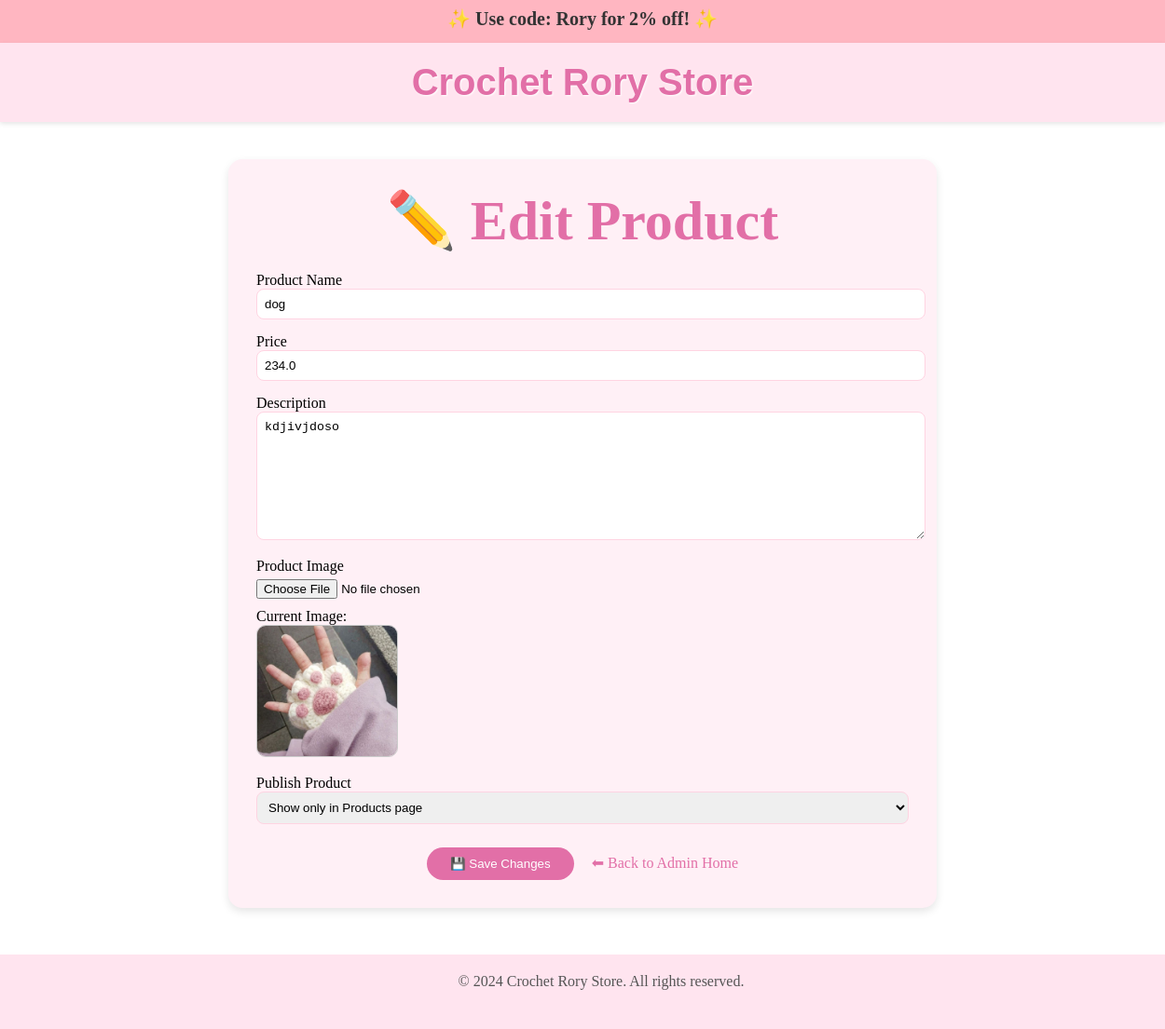
The page /admin/product/3 on the database its author committed.
### models.py (models this page shows, shortened)
class Product(db.Model):
    id = db.Column(db.Integer, primary_key=True)
    name = db.Column(db.String(100), nullable=False)
    price = db.Column(db.Float, nullable=False)
    description = db.Column(db.Text, nullable=False)
    image = db.Column(db.String(200))
    publish_location = db.Column(db.String(20), default="products_only")

### routes.py (the view, shortened to what this page needs)
@app.route('/admin/product', methods=['GET', 'POST'])
@app.route('/admin/product/<int:product_id>', methods=['GET', 'POST'])
def add_or_edit_product(product_id=None):
    edit_mode = product_id is not None
    product = Product.query.get(product_id) if edit_mode else None
    form = AddProductForm(obj=product)
    return render_template(
        'add_product.html',
        form=form,
        edit_mode=edit_mode,
        product=product
    )

### models.py
class AddProductForm(FlaskForm):
    name = StringField('Product Name', validators=[DataRequired()])
    price = FloatField('Price', validators=[DataRequired()])
    description = TextAreaField('Description', validators=[DataRequired()])
    image = FileField('Product Image', validators=[FileAllowed(['jpg', 'png', 'jpeg'], 'Images only!')])
    publish_location = SelectField(
        'Publish Product',
        choices=[
            ('both', 'Show in Home + Products pages'),
            ('products_only', 'Show only in Products page'),
            ('home_only', 'Show only in Home page')
        ],
        default='products_only'
    )
    submit = SubmitField('Save')

### templates/admin/add_product.html (shortened to what this page needs)
{% extends "base.html" %}
{% block content %}
<div style="background-color:#fff0f6; padding:30px; border-radius:15px; max-width:700px; margin:40px auto; box-shadow:0 4px 10px rgba(0,0,0,0.1);">
  <h2 style="text-align:center; color:#e26fa7;">
    {% if edit_mode %}✏️ Edit Product{% else %}➕ Add New Product{% endif %}
  </h2>
  <form method="POST" enctype="multipart/form-data">
    <div style="margin-bottom:15px;">
      {{ form.name.label }}<br>
      {{ form.name(class="form-control", style="width:100%; padding:8px; border-radius:8px; border:1px solid #ffd4e2;") }}
    </div>
    <div style="margin-bottom:15px;">
      {{ form.price.label }}<br>
      {{ form.price(class="form-control", style="width:100%; padding:8px; border-radius:8px; border:1px solid #ffd4e2;") }}
    </div>
    <div style="margin-bottom:15px;">
      {{ form.description.label }}<br>
      {{ form.description(class="form-control", style="width:100%; padding:8px; border-radius:8px; border:1px solid #ffd4e2; height:120px;") }}
    </div>
    <div style="margin-bottom:15px;">
      {{ form.image.label }}<br>
      {{ form.image(class="form-control-file", style="margin-top:5px;") }}
      {% if edit_mode and product.image %}
        <p style="margin-top:10px;">Current Image:</p>
        <img src="{{ url_for('static', filename='images/' ~ product.image) }}"
             alt="Current Image"
             style="width:150px; border-radius:10px; border:1px solid #ccc;">
      {% endif %}
    </div>
    <div style="margin-bottom:25px;">
      {{ form.publish_location.label }}<br>
      {{ form.publish_location(class="form-control", style="width:100%; padding:8px; border-radius:8px; border:1px solid #ffd4e2;") }}
    </div>
    <div style="text-align:center; margin-top:25px;">
      <button type="submit"
              style="background:#e26fa7; color:white; padding:10px 25px; border:none; border-radius:25px; cursor:pointer;">
        {% if edit_mode %}💾 Save Changes{% else %}➕ Add Product{% endif %}
      </button>
      <a href="{{ url_for('admin_home') }}"
         style="margin-left:15px; color:#e26fa7; text-decoration:none;">⬅ Back to Admin Home</a>
    </div>
  </form>
</div>
{% endblock %}

### static/style.css (style rules this page uses)
* { margin: 0; padding: 0; }
h2 { font-size: 60px; margin-bottom: 20px; }

### rows shown on the page
Product: name "dog", price "234.0", description "kdjivjdoso", image (picture), publish_location "Show only in Products page"
